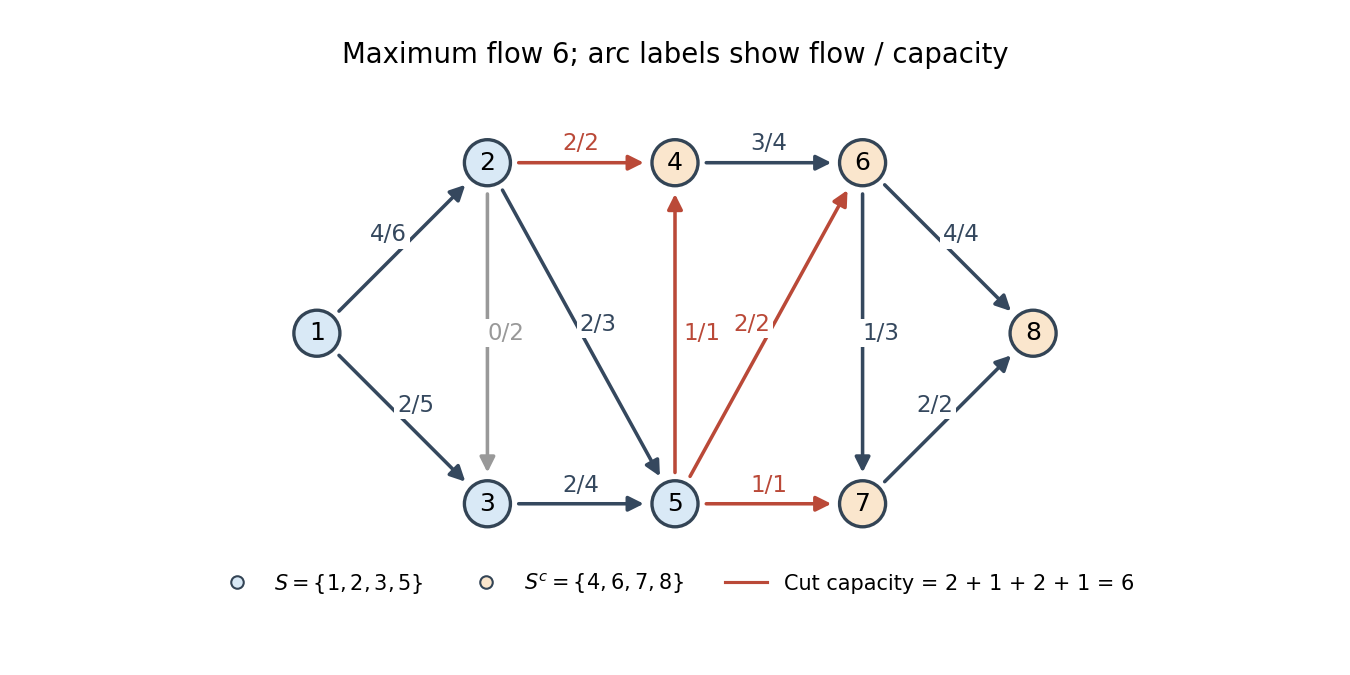

Python code for this plot:
"""Draw an original maximum-flow certificate; Python 3.14, root Matplotlib.

Output paper-35-maximum-flow.png to the caller's current directory.
"""
from pathlib import Path
import os
import tempfile

os.environ.setdefault('MPLCONFIGDIR', str(Path(tempfile.gettempdir()) / 'paper-35-matplotlib'))
import matplotlib
matplotlib.use('Agg')
import matplotlib.pyplot as plt
from matplotlib.patches import Circle, FancyArrowPatch
from matplotlib.lines import Line2D


def main():
    pos = {1: (0, 0), 2: (1, 1), 3: (1, -1), 4: (2.1, 1),
           5: (2.1, -1), 6: (3.2, 1), 7: (3.2, -1), 8: (4.2, 0)}
    capacity = {(1, 2): 6, (1, 3): 5, (2, 3): 2, (2, 4): 2,
                (2, 5): 3, (3, 5): 4, (5, 4): 1, (4, 6): 4,
                (5, 6): 2, (5, 7): 1, (6, 7): 3, (6, 8): 4, (7, 8): 2}
    flow = {(1, 2): 4, (1, 3): 2, (2, 3): 0, (2, 4): 2,
            (2, 5): 2, (3, 5): 2, (5, 4): 1, (4, 6): 3,
            (5, 6): 2, (5, 7): 1, (6, 7): 1, (6, 8): 4, (7, 8): 2}
    source_side = {1, 2, 3, 5}
    plt.rcParams.update({'font.size': 11, 'figure.facecolor': 'white',
                         'axes.facecolor': 'white', 'savefig.facecolor': 'white'})
    fig, ax = plt.subplots(figsize=(9, 4.5))
    for edge, cap in capacity.items():
        u, v = edge
        is_cut = u in source_side and v not in source_side
        color = '#ba4938' if is_cut else '#35485e' if flow[edge] else '#999999'
        arrow = FancyArrowPatch(pos[u], pos[v], arrowstyle='-|>', mutation_scale=15,
                                shrinkA=15, shrinkB=15, linewidth=1.7, color=color)
        ax.add_patch(arrow)
        dx, dy = pos[v][0] - pos[u][0], pos[v][1] - pos[u][1]
        length = (dx * dx + dy * dy)**0.5
        offset_x, offset_y = -0.11 * dy / length, 0.11 * dx / length
        if edge == (5, 4):
            offset_x, offset_y = 0.16, 0
        ax.text((pos[u][0] + pos[v][0])/2 + offset_x,
                (pos[u][1] + pos[v][1])/2 + offset_y,
                f'{flow[edge]}/{cap}', ha='center', va='center', color=color,
                bbox={'facecolor': 'white', 'edgecolor': 'none', 'pad': 1.2})
    for vertex, xy in pos.items():
        face = '#d9e9f6' if vertex in source_side else '#fae6cd'
        ax.add_patch(Circle(xy, 0.135, facecolor=face, edgecolor='#334455', linewidth=1.6, zorder=3))
        ax.text(*xy, str(vertex), ha='center', va='center', fontsize=12, zorder=4)
    handles = [Line2D([], [], marker='o', linestyle='none', markerfacecolor='#d9e9f6',
                      markeredgecolor='#334455', label=r'$S=\{1,2,3,5\}$'),
               Line2D([], [], marker='o', linestyle='none', markerfacecolor='#fae6cd',
                      markeredgecolor='#334455', label=r'$S^c=\{4,6,7,8\}$'),
               Line2D([], [], color='#ba4938', label='Cut capacity = 2 + 1 + 2 + 1 = 6')]
    ax.legend(handles=handles, loc='lower center', bbox_to_anchor=(0.5, -0.07),
              ncol=3, frameon=False, fontsize=10)
    ax.set_title('Maximum flow 6; arc labels show flow / capacity', pad=15)
    ax.set(xlim=(-0.3, 4.5), ylim=(-1.45, 1.4), aspect='equal')
    ax.axis('off')
    fig.subplots_adjust(left=0.02, right=0.98, bottom=0.14, top=0.86)
    fig.savefig('paper-35-maximum-flow.png', dpi=150, transparent=False)
    plt.close(fig)


if __name__ == '__main__':
    main()
